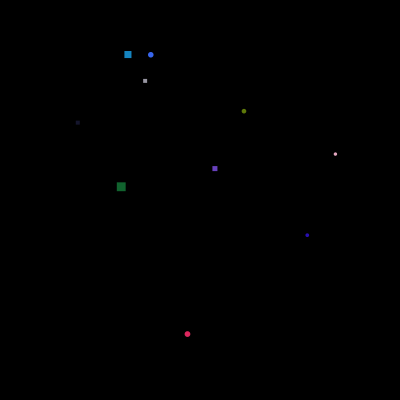
Frame 1 (no input)
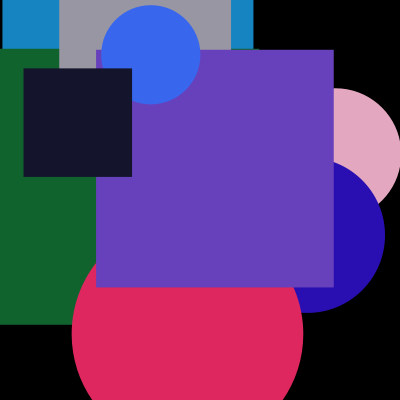
Frame 60 (the mouse pressed at the canvas centre just before this capture)
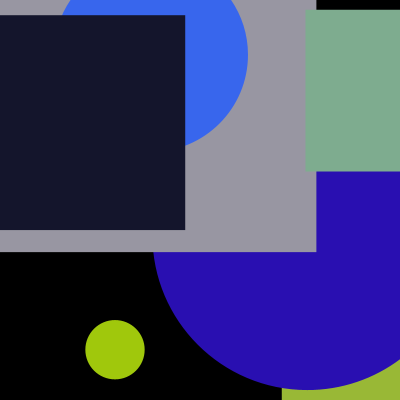
Frame 120 (the mouse held since frame 60 and released just before this capture)

The Processing sketch that drew these frames (run headless with seeded random() and noise(); from frame 60 on, the mouse is pressed at the canvas centre):

// Processing sketch: processing_138565
// ── processing_138565.pde

// ICE #13 Prototype
/*
   THIS DOES NOT COMPILE
   Finish the two methods that initialize the float and 
   color arrays.
*/

final int MAX_FIGS = 10;

float  [ ] xVals;
float  [ ] yVals;
float  [ ] dimVals;
float  [ ] deltaDimVals;

color  [ ] colorVals;

void setup( )
{
  size( 400, 400 );
  noStroke( );
  rectMode( CENTER );
  frameRate( 24 );
  smooth( );
  
  xVals        = new float[ MAX_FIGS ];
  initFloatArray( xVals, 50, width-50 );
  
  yVals        = new float[ MAX_FIGS ];
  initFloatArray( yVals, 50, height-50 );
  
  dimVals      = new float[ MAX_FIGS ];
  initFloatArray( dimVals, 1, 5 );
  
  deltaDimVals = new float[ MAX_FIGS ];
  initFloatArray( deltaDimVals, 1, 5 );
  
  colorVals    = new color[ MAX_FIGS ];
  initColorArray( colorVals ); 
}

void initFloatArray ( float [] anyFloatArray, int minVal, int maxVal )
{
  for (int i = 0; i < anyFloatArray.length; i++)
  {
   anyFloatArray[i]= random(minVal, maxVal);
  } 
}

void initColorArray( color[] anyColorArray)
{
  for (int i=0; i<anyColorArray.length; i++)
  {
    anyColorArray[i]= color(random(255), random(255), random(255));
  }
}

void draw( )
{
   background( 0 );
   growFigures( );
   drawFigures( ); 
}

void growFigures( )
{  
  for( int i = 0; i < xVals.length; i++)
  {
    dimVals[i] += deltaDimVals[i];
    if ( dimVals[i] > width )
    {
       xVals[i] = random( width );
       yVals[i] = random( height  );
       deltaDimVals[i] = random( 3, 10 );
       dimVals[i] = 0; 
       colorVals[i] = color( random( 255 ), random( 255 ), random( 255 ) );
    }
  }
}

void drawFigures( )
{
  for( int i = 0; i < xVals.length; i++)
  {
    fill( colorVals[i] );
    if( i %2 == 0 )  // even index
    {
      ellipse( xVals[i], yVals[i], dimVals[i], dimVals[i] );
    }
    else  // odd index
    {
      rect( xVals[i], yVals[i], dimVals[i], dimVals[i] );      
    }
  }  
}
